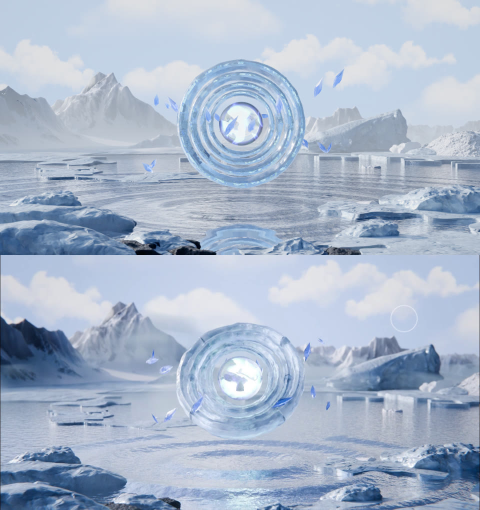
#> input picture hero-pipeline/build/selftest/cmp_p09_eye.jpg, 960 x 1020 px (shown at 1/2 size)
$ python crop_seam.py ../hero-pipeline/build/selftest/cmp_p09_eye.jpg out.png
#> lines starting #> are read from the running program, lines starting #| are printed output that depends on the picture
import sys
from PIL import Image
a = Image.open(sys.argv[1]).convert("RGB").crop((160, 300, 340, 400))
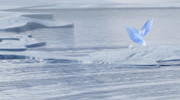
#> a: PIL image 180x100 RGB; mean R, G, B 165.8, 178.1, 196.4
a = a.resize((a.width * 4, a.height * 4), Image.NEAREST)
#> a: PIL image 720x400 RGB
a.save(sys.argv[2], quality=92)

$ run again, on hero-pipeline/build/selftest/p09_eye.png
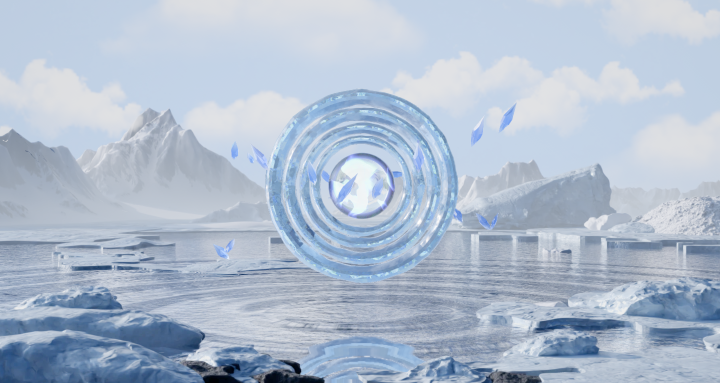
#> input picture hero-pipeline/build/selftest/p09_eye.png, 1440 x 766 px (shown at 1/2 size)
#> `a = Image.open(sys.argv[1]).convert("RGB").crop((160, 300, 340, 400))`:
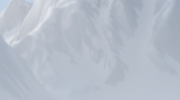
#> a: PIL image 180x100 RGB; mean R, G, B 181.4, 189.4, 201
